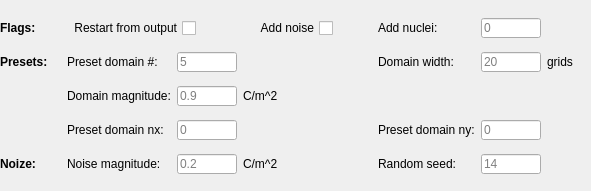
   <widget class="QWidget" name="tab_2">
    <attribute name="title">
     <string>Initial</string>
    </attribute>
    <widget class="QWidget" name="layoutWidget_2">
     <property name="geometry">
      <rect>
       <x>0</x>
       <y>10</y>
       <width>582</width>
       <height>172</height>
      </rect>
     </property>
     <layout class="QGridLayout" name="gridLayout_2">
      <item row="1" column="1" alignment="Qt::AlignLeft">
       <widget class="QLabel" name="label_23">
        <property name="toolTip">
         <string>Integer, choice of intial domain structure</string>
        </property>
        <property name="text">
         <string>Preset domain #:</string>
        </property>
       </widget>
      </item>
      <item row="0" column="0">
       <widget class="QLabel" name="label_16">
        <property name="minimumSize">
         <size>
          <width>0</width>
          <height>0</height>
         </size>
        </property>
        <property name="font">
         <font>
          <weight>75</weight>
          <bold>true</bold>
         </font>
        </property>
        <property name="text">
         <string>Flags:</string>
        </property>
       </widget>
      </item>
      <item row="3" column="6">
       <widget class="QLineEdit" name="domainNy_LE">
        <property name="minimumSize">
         <size>
          <width>60</width>
          <height>20</height>
         </size>
        </property>
        <property name="maximumSize">
         <size>
          <width>60</width>
          <height>20</height>
         </size>
        </property>
        <property name="placeholderText">
         <string>0</string>
        </property>
       </widget>
      </item>
      <item row="4" column="5" alignment="Qt::AlignLeft">
       <widget class="QLabel" name="label_29">
        <property name="toolTip">
         <string>Integer, used as a seed for generating the random number in fortran.</string>
        </property>
        <property name="text">
         <string>Random seed:</string>
        </property>
       </widget>
      </item>
      <item row="2" column="1">
       <widget class="QLabel" name="label_27">
        <property name="toolTip">
         <string>Float, used for the initial polarization magnitude </string>
        </property>
        <property name="text">
         <string>Domain magnitude:</string>
        </property>
       </widget>
      </item>
      <item row="4" column="1" alignment="Qt::AlignLeft">
       <widget class="QLabel" name="label_28">
        <property name="toolTip">
         <string>Float, used when noised is added to the initial polarization, for setting the magnitude of the noise polarization.</string>
        </property>
        <property name="text">
         <string>Noise magnitude:</string>
        </property>
       </widget>
      </item>
      <item row="2" column="3">
       <widget class="QLabel" name="label_31">
        <property name="text">
         <string>C/m^2</string>
        </property>
       </widget>
      </item>
      <item row="1" column="2">
       <widget class="QLineEdit" name="domain_LE">
        <property name="minimumSize">
         <size>
          <width>60</width>
          <height>20</height>
         </size>
        </property>
        <property name="maximumSize">
         <size>
          <width>60</width>
          <height>20</height>
         </size>
        </property>
        <property name="placeholderText">
         <string>5</string>
        </property>
       </widget>
      </item>
      <item row="1" column="5" alignment="Qt::AlignLeft">
       <widget class="QLabel" name="label_24">
        <property name="toolTip">
         <string>Integer, used in some preset domain case, where there are multiple domains, to set the width of the one domain</string>
        </property>
        <property name="text">
         <string>Domain width:</string>
        </property>
       </widget>
      </item>
      <item row="0" column="1" colspan="2" alignment="Qt::AlignRight">
       <widget class="QCheckBox" name="restart_CB">
        <property name="layoutDirection">
         <enum>Qt::RightToLeft</enum>
        </property>
        <property name="text">
         <string>Restart from output</string>
        </property>
       </widget>
      </item>
      <item row="0" column="3" colspan="2" alignment="Qt::AlignRight">
       <widget class="QCheckBox" name="noise_CB">
        <property name="minimumSize">
         <size>
          <width>90</width>
          <height>0</height>
         </size>
        </property>
        <property name="maximumSize">
         <size>
          <width>1000000</width>
          <height>16777215</height>
         </size>
        </property>
        <property name="layoutDirection">
         <enum>Qt::RightToLeft</enum>
        </property>
        <property name="text">
         <string>Add noise</string>
        </property>
       </widget>
      </item>
      <item row="1" column="0">
       <widget class="QLabel" name="label_30">
        <property name="font">
         <font>
          <weight>75</weight>
          <bold>true</bold>
         </font>
        </property>
        <property name="text">
         <string>Presets:</string>
        </property>
       </widget>
      </item>
      <item row="4" column="2">
       <widget class="QLineEdit" name="noiseMag_LE">
        <property name="minimumSize">
         <size>
          <width>60</width>
          <height>20</height>
         </size>
        </property>
        <property name="maximumSize">
         <size>
          <width>60</width>
          <height>20</height>
         </size>
        </property>
        <property name="placeholderText">
         <string>0.2</string>
        </property>
       </widget>
      </item>
      <item row="3" column="1" alignment="Qt::AlignLeft">
       <widget class="QLabel" name="label_25">
        <property name="toolTip">
         <string>Integer, the grid point in x direction. Used in some preset cases, where there are multiple domains, for setting the position of the one domain.</string>
        </property>
        <property name="text">
         <string>Preset domain nx:</string>
        </property>
       </widget>
      </item>
      <item row="4" column="6">
       <widget class="QLineEdit" name="randSeed_LE">
        <property name="minimumSize">
         <size>
          <width>60</width>
          <height>20</height>
         </size>
        </property>
        <property name="maximumSize">
         <size>
          <width>60</width>
          <height>20</height>
         </size>
        </property>
        <property name="placeholderText">
         <string>14</string>
        </property>
       </widget>
      </item>
      <item row="2" column="2">
       <widget class="QLineEdit" name="domainMag_LE">
        <property name="minimumSize">
         <size>
          <width>60</width>
          <height>20</height>
         </size>
        </property>
        <property name="maximumSize">
         <size>
          <width>60</width>
          <height>20</height>
         </size>
        </property>
        <property name="placeholderText">
         <string>0.9</string>
        </property>
       </widget>
      </item>
      <item row="3" column="2">
       <widget class="QLineEdit" name="domainNx_LE">
        <property name="minimumSize">
         <size>
          <width>60</width>
          <height>20</height>
         </size>
        </property>
        <property name="maximumSize">
         <size>
          <width>60</width>
          <height>20</height>
         </size>
        </property>
        <property name="placeholderText">
         <string>0</string>
        </property>
       </widget>
      </item>
      <item row="0" column="5">
       <widget class="QLabel" name="label_36">
        <property name="toolTip">
         <string>Integer, choice of the nuclei configuration, 0 for no nuclei added</string>
        </property>
        <property name="text">
         <string>Add nuclei:</string>
        </property>
       </widget>
      </item>
      <item row="3" column="5" alignment="Qt::AlignLeft">
       <widget class="QLabel" name="label_26">
        <property name="toolTip">
         <string>Integer, the grid point in y direction. Used in some preset cases, where there are multiple domains, for setting the position of the one domain.</string>
        </property>
        <property name="text">
         <string>Preset domain ny:</string>
        </property>
       </widget>
      </item>
      <item row="4" column="0">
       <widget class="QLabel" name="label_32">
        <property name="font">
         <font>
          <weight>75</weight>
          <bold>true</bold>
         </font>
        </property>
        <property name="text">
         <string>Noize:</string>
        </property>
       </widget>
      </item>
      <item row="4" column="3">
       <widget class="QLabel" name="label_80">
        <property name="text">
         <string>C/m^2</string>
        </property>
       </widget>
      </item>
      <item row="1" column="6">
       <widget class="QLineEdit" name="domainWidth_LE">
        <property name="minimumSize">
         <size>
          <width>60</width>
          <height>20</height>
         </size>
        </property>
        <property name="maximumSize">
         <size>
          <width>60</width>
          <height>20</height>
         </size>
        </property>
        <property name="placeholderText">
         <string>20</string>
        </property>
       </widget>
      </item>
      <item row="0" column="6">
       <widget class="QLineEdit" name="nuclei_LE">
        <property name="minimumSize">
         <size>
          <width>60</width>
          <height>20</height>
         </size>
        </property>
        <property name="maximumSize">
         <size>
          <width>60</width>
          <height>20</height>
         </size>
        </property>
        <property name="placeholderText">
         <string>0</string>
        </property>
       </widget>
      </item>
      <item row="1" column="7">
       <widget class="QLabel" name="label_91">
        <property name="minimumSize">
         <size>
          <width>35</width>
          <height>0</height>
         </size>
        </property>
        <property name="maximumSize">
         <size>
          <width>35</width>
          <height>16777215</height>
         </size>
        </property>
        <property name="text">
         <string>grids</string>
        </property>
       </widget>
      </item>
     </layout>
    </widget>
   </widget>
